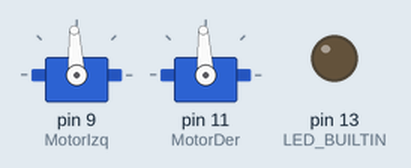
The sketch below on a simulated Arduino Uno, built with avr-gcc and run on an emulated ATmega328P. Parts: 2 × servo, output pins drawn as LEDs (lit = HIGH). At 5.8 s the program stops and its outputs stay as they are.

Above: at 0.1 s.
At 1.1 s:
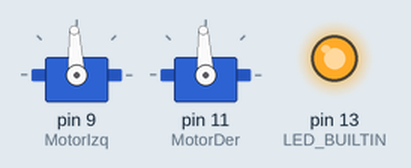
At 3.5 s:
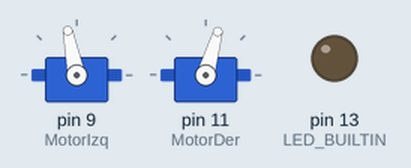
Timing chart, 0 to 7.3 s (numbered marks = the images above):
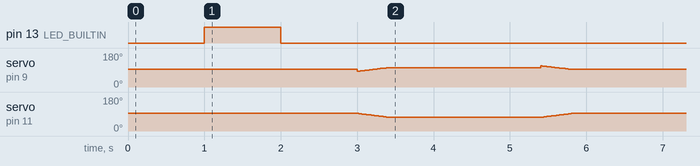

The sketch:

avace_Recto.ino
```cpp
#include <Servo.h>

Servo MotorIzq;
Servo MotorDer;
int pos = 0;

void setup() {
  pinMode(LED_BUILTIN, OUTPUT);
  MotorIzq.attach(9);
  MotorDer.attach(11);
  MotorIzq.writeMicroseconds(1500);
  MotorDer.writeMicroseconds(1500);
}

void loop() {

  delay(1000);
  digitalWrite(LED_BUILTIN, HIGH);
  delay(1000);
  digitalWrite(LED_BUILTIN, LOW);
  delay(1000);

  for (pos = 0; pos < 200; pos += 10)
  {
    MotorIzq.writeMicroseconds(1400 + pos);
    MotorDer.writeMicroseconds(1500 - pos);
    delay(20);
  }

  delay (2000);

  for (pos = 0; pos < 200; pos += 10)
  {
    MotorIzq.writeMicroseconds(1700 - pos);
    MotorDer.writeMicroseconds(1300 + pos);
    delay(20);
  }

  MotorIzq.writeMicroseconds(1500);
  MotorDer.writeMicroseconds(1500);

  while (true) {};

}
```

Measured:
- by itself, pin 13 (LED_BUILTIN): LOW → HIGH at 1.0 s, → LOW 1.0 s later
